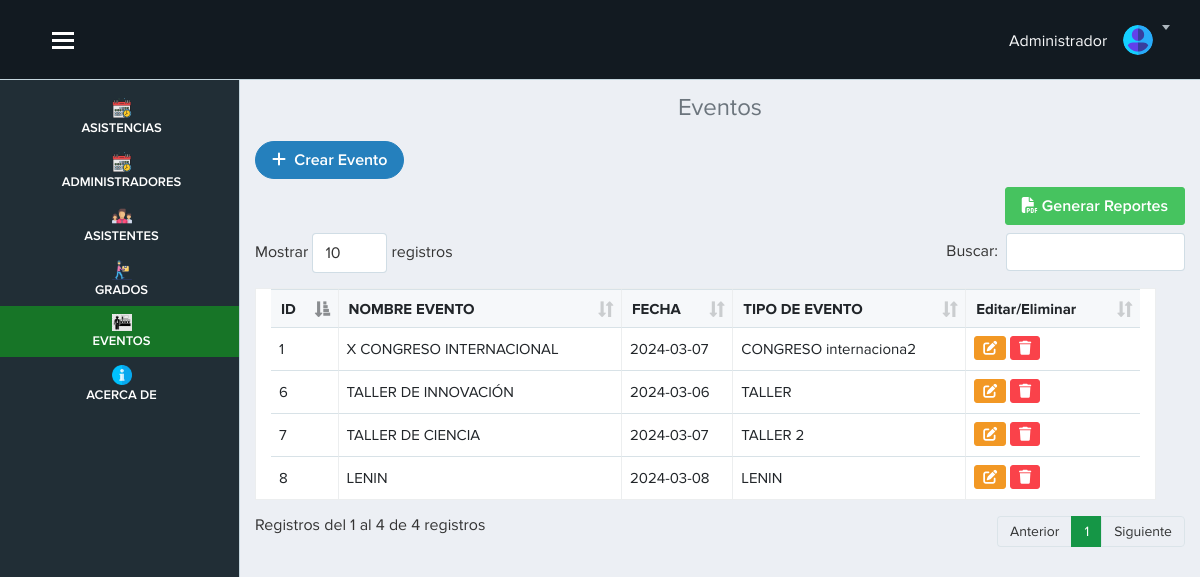
The app's page /vista/evento.php (signed in), older data.
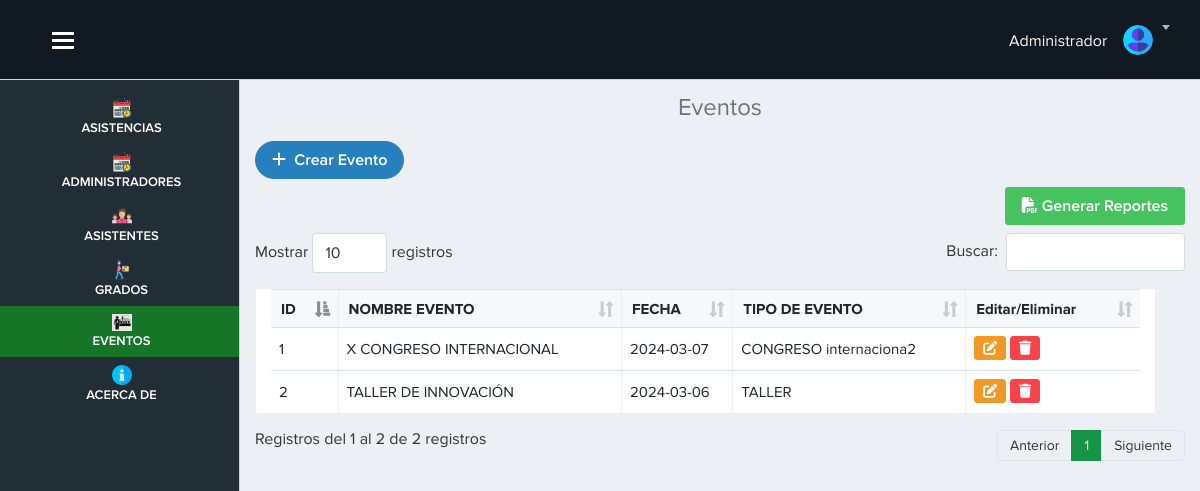
The same page, newer data.
### tables this page shows
CREATE TABLE `evento`  (
  `id_evento` int NOT NULL AUTO_INCREMENT,
  `nombre` varchar(255) NOT NULL,
  `fecha` date NOT NULL,
  `tipo_evento` varchar(255) NULL DEFAULT NULL,
  PRIMARY KEY (`id_evento`) USING BTREE
);

### vista/evento.php (the view, shortened to what this page needs)
<?php require('./layout/topbar.php'); ?>
<?php require('./layout/sidebar.php'); ?>
<div class="page-content">
    <h4 class="text-center text-secondary">Eventos</h4>
    <?php
    include "../modelo/conexion.php";
    $sql = $conexion->query("SELECT * FROM evento");
    ?>
    <a href="registro_evento.php" class="btn btn-primary btn-rounded mb-2"><i class="fas fa-plus"></i> &nbsp;Crear Evento</a>
    <div class="text-right mb-2">
        <a href="fpdf/reportecargoV.php" target="_blank" class="btn btn-success"><i class="fas fa-file-pdf"></i> Generar Reportes</a>
    </div>
    <table class="table table-bordered table-hover col-sm-12" id="example">
        <thead>
            <tr>
                <th scope="col">ID</th>
                <th scope="col">NOMBRE EVENTO</th>
                <th scope="col">FECHA</th>
                <th scope="col">TIPO DE EVENTO</th>
                <th>Editar/Eliminar</th>
            </tr>
        </thead>
        <tbody>
            <?php
            while ($datos = $sql->fetch_object()) { ?>
                <tr>
                    <td><?= $datos->id_evento ?></td>
                    <td><?= $datos->nombre ?></td>
                    <td><?= $datos->fecha ?></td>
                    <td><?= $datos->tipo_evento ?></td>
                    <td>
                        <a href="" data-toggle="modal" data-target="#exampleModal<?= $datos->id_evento ?>" class="btn btn-warning btn-sm"><i class="fas fa-edit"></i></a>
                        <a href="evento.php?id=<?= $datos->id_evento ?>" onclick="advertencia(event)" class="btn btn-danger btn-sm"><i class="fas fa-trash"></i></a>
                    </td>
                </tr>
            <?php }
            ?>
        </tbody>
    </table>
</div>
<?php require('./layout/footer.php'); ?>

Row changes from the older to the newer data that the page shows:
removed evento: id_evento "6", nombre "TALLER DE INNOVACIÓN", fecha "2024-03-06", tipo_evento "TALLER"
removed evento: id_evento "7", nombre "TALLER DE CIENCIA", fecha "2024-03-07", tipo_evento "TALLER 2"
removed evento: id_evento "8", nombre "LENIN", fecha "2024-03-08", tipo_evento "LENIN"
added evento: id_evento "2", nombre "TALLER DE INNOVACIÓN", fecha "2024-03-06", tipo_evento "TALLER"
Text that changed along with them:
text written by a page script: "Mostrar registros Buscar: Registros del 1 al 4 de 4 registros Anterior 1 Siguiente" → "Mostrar registros Buscar: Registros del 1 al 2 de 2 registros Anterior 1 Siguiente"
